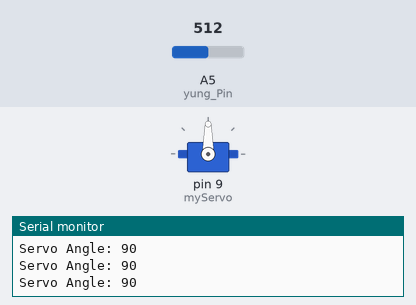
The sketch below on a simulated Arduino Uno, built with avr-gcc and run on an emulated ATmega328P. Parts: servo, the last lines printed to the serial monitor. Inputs (shaded band) come from the test bench; at power-on: A5 (yung_Pin) = 512.

Above: at 1.2 s.
1.3 s: A5 (yung_Pin) set to 61
At 2.1 s:
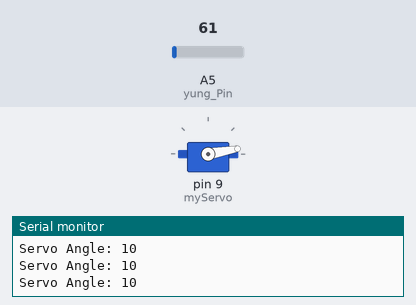
2.8 s: A5 (yung_Pin) set to 51
At 3.2 s:
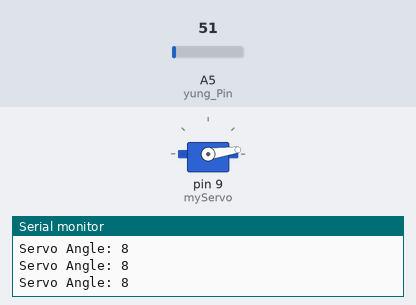
5.8 s: A5 (yung_Pin) set to 122
At 6.6 s:
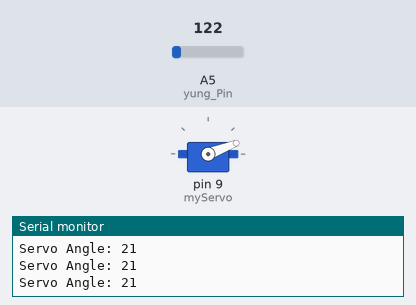
7.3 s: A5 (yung_Pin) set to 306
At 7.8 s:
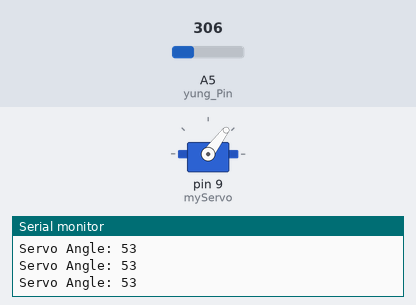
8.8 s: A5 (yung_Pin) set to 716
At 9.1 s:
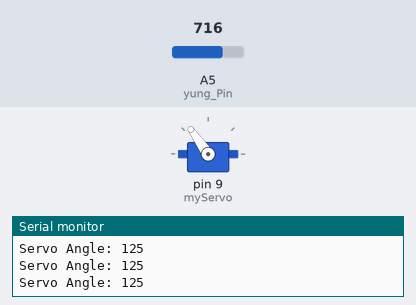
10.3 s: A5 (yung_Pin) set to 900
At 11.4 s:
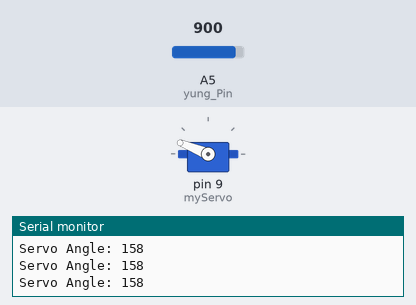
Timing chart, 0 to 12.8 s (numbered marks = the images above; inputs shaded):
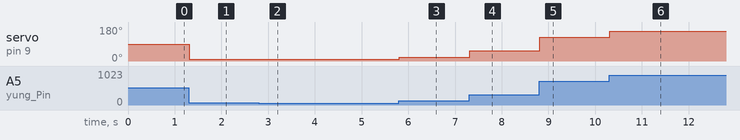

The sketch:

test.ino
```cpp
/* Alexander John Balagso
CPE4A 2320633 */

#include <Servo.h>

Servo myServo;
int yung_Pin = A5;
int Value_ng_pot;
int Print_ng_Angle;

void setup() {
  myServo.attach(9);
  Serial.begin(9600);
}

void loop() {
  Value_ng_pot = analogRead(yung_Pin);
  Print_ng_Angle = map(Value_ng_pot, 0, 1023, 0, 180);
  myServo.write(Print_ng_Angle);
  Serial.print("Servo Angle: ");
  Serial.println(Print_ng_Angle);
  delay(15);
}
```

Measured:
- after the input at 1.3 s, servo on pin 9 (myServo): 90° → 10° at once
- after the input at 2.8 s, servo on pin 9 (myServo): 10° → 8° at once
- after the input at 5.8 s, servo on pin 9 (myServo): 8° → 21° at once
- after the input at 7.3 s, servo on pin 9 (myServo): 21° → 53° at once
- after the input at 8.8 s, servo on pin 9 (myServo): 53° → 125° at once
- after the input at 10.3 s, servo on pin 9 (myServo): 125° → 158° at once
